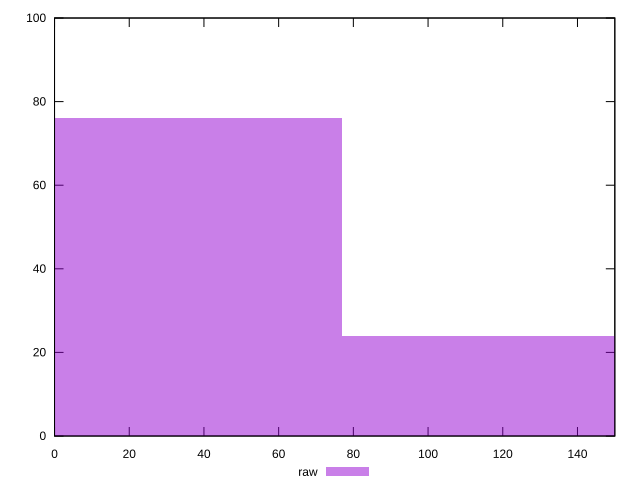

This figure's gnuplot source:
reset

$raw <<EOF
153.73786449470256 24
0 76
EOF

set key outside below
set boxwidth 153.73786449470256
set xrange [0:150]
set yrange [0:100]
set trange [0:100]
set style fill transparent solid 0.5 noborder
set terminal svg size 640, 490 enhanced background rgb 'white'
set output "reports/report_00033_2021-03-01T14-23-16.841Z/legacy-javascript/samples/astro-inner-cached/raw/histogram.svg"

plot $raw title "raw" with boxes

reset
